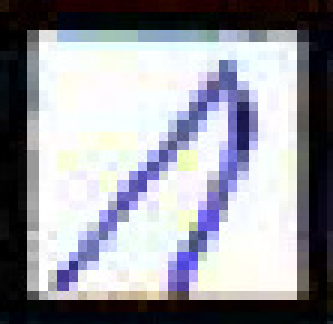
#> input picture MS/CV/Labs/Lab3/digits/1_image_133_box2.png, 111 x 108 px, found by its file name (shown 3 times larger); its folder holds only this picture in this run
$ jupyter execute --allow-errors lab3_part2_solution.ipynb
#> lines starting #> are read from the running program, lines starting #| are printed output that depends on the picture
#> further down, im is the input picture: shape (108, 111, 3); mean B, G, R 159.7, 151.9, 151.2
#> `im = im[10:-15, 10:-15]`:
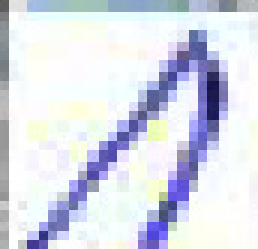
#> im: shape (83, 86, 3) (shown 3 times larger); mean R, G, B 216.2, 219.9, 232
## Computer vision
### Digits recognition

[cell 1]
import cv2 as cv
import numpy as np
import os
import matplotlib.pyplot as plt
import matplotlib
from sklearn.model_selection import train_test_split
from sklearn import preprocessing
from sklearn import svm
from sklearn.metrics import confusion_matrix
import glob
from google.colab.patches import cv2_imshow

[cell 2]
from google.colab import drive
drive.mount('/content/drive')

[cell 3]
# show the first 5 images
base_folder = 'drive/My Drive/lab3/digits/' # change this on your machine
images_names = os.listdir(base_folder)
num_cols = 5
#> (the rest of this cell did not finish here and is left out)

[cell 4]
# we have 149 digits out of 150 images.
# Why 149 digits and not 150?
# look at image_92.jpg
image = cv.imread('drive/My Drive/lab3/image_92.jpg')
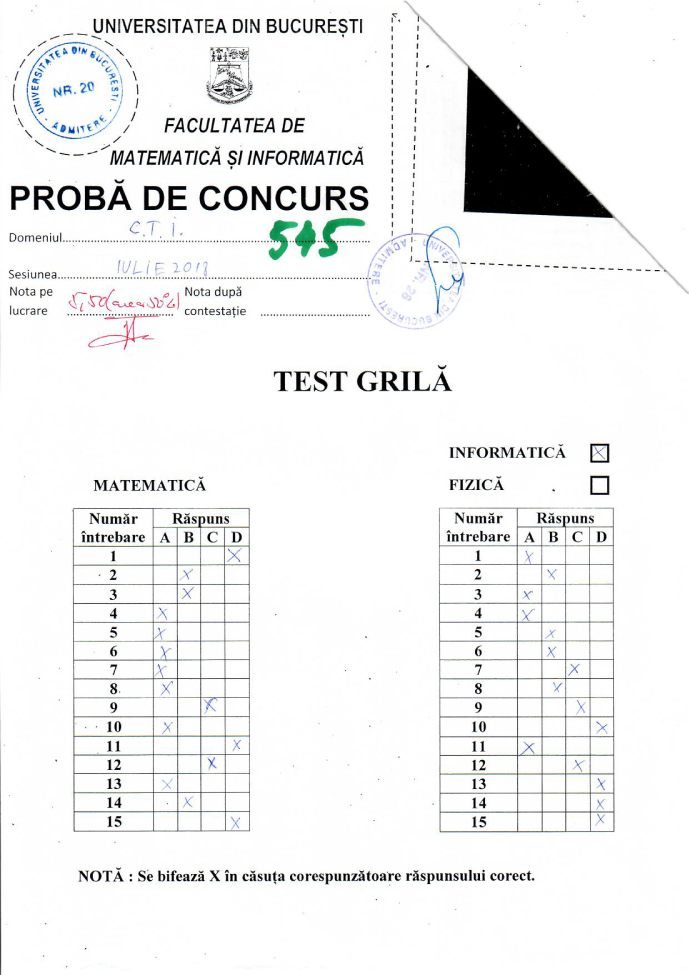
#> input picture MS/CV/Labs/Lab3/Materials/image_92.jpg, 4132 x 5847 px, found by its file name (shown at 1/6 size)
#> image is the input picture: shape (5847, 4132, 3); mean B, G, R 240.9, 240.8, 240.3
print(image.shape)
#| (5847, 4132, 3)
cv2_imshow(cv.resize(image, (0, 0), fx=0.12, fy=0.12))
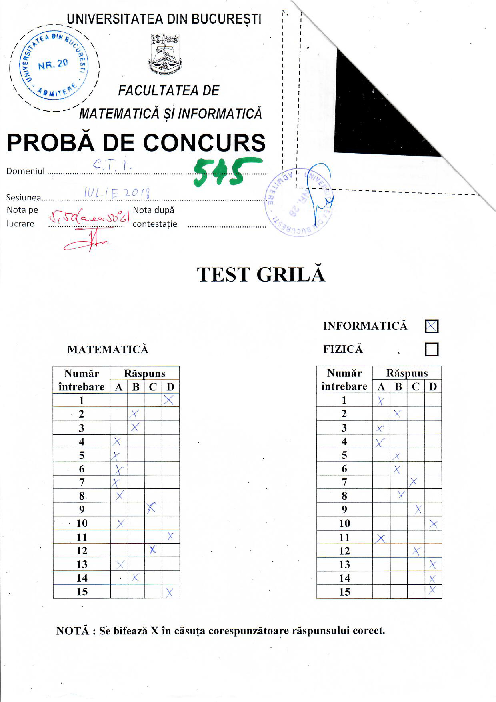
#> shown: shape (702, 496, 3); mean B, G, R 240.9, 240.8, 240.3
# What is it written in the box?

[cell 5]
# create the training set:
# images contain examples of digits (from the 149 images provided)
# labels contain labels (1, 2, 3 or 4)
num_images = len(images_names)
image_size = (32, 32)
images = []
labels = []
for image_name in images_names:
    im = cv.imread(os.path.join(base_folder, image_name))
    im = cv.resize(im, image_size)
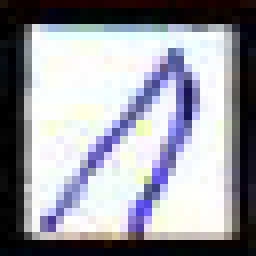
#> im: shape (32, 32, 3) (shown 8 times larger); mean B, G, R 161.1, 153, 152.2
    im = cv.cvtColor(im, cv.COLOR_BGR2GRAY)
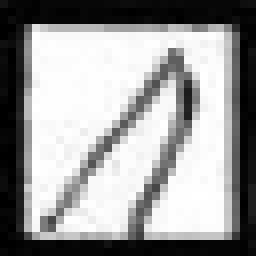
#> im: shape (32, 32) (shown 8 times larger); min 0, max 255, mean 153.7
    images.append(im)
    label = int(image_name[0])
    labels.append(label)
images = np.array(images)
labels = np.array(labels)
